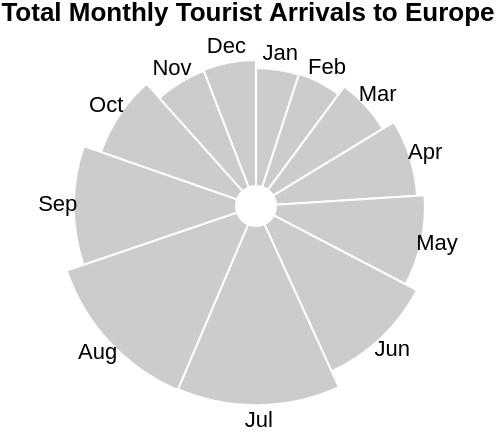

Vega-Lite specification stored for this chart:
### Vega specification from a JSON file in a GitHub repository (floating-point values rounded to 4 significant figures)
{"$schema": "https://vega.github.io/schema/vega/v5.json", "description": "A basic radial plot that encodes two values as the angle and radius of an arc.", "title": "Total Monthly Tourist Arrivals to Europe", "data": [{"name": "table", "values": [{"category": "Jan", "value": 36995000}, {"category": "Feb", "value": 37692000}, {"category": "Mar", "value": 45518000}, {"category": "Apr", "value": 56725000}, {"category": "May", "value": 64043000}, {"category": "Jun", "value": 77462000}, {"category": "Jul", "value": 97635000}, {"category": "Aug", "value": 98575000}, {"category": "Sep", "value": 77905000}, {"category": "Oct", "value": 59350000}, {"category": "Nov", "value": 42445000}, {"category": "Dec", "value": 43222000}], "transform": [{"type": "pie", "field": "value"}]}], "scales": [{"name": "r", "type": "sqrt", "domain": {"data": "table", "field": "value"}, "zero": true, "range": [20, 100]}], "marks": [{"type": "arc", "tooltip": true, "from": {"data": "table"}, "encode": {"enter": {"x": {"field": {"group": "width"}, "mult": 0.5}, "y": {"field": {"group": "height"}, "mult": 0.5}, "startAngle": {"field": "startAngle"}, "endAngle": {"field": "endAngle"}, "innerRadius": {"value": 10}, "outerRadius": {"scale": "r", "field": "value"}, "stroke": {"value": "#fff"}}, "update": {"fill": {"value": "#ccc"}}, "hover": {"fill": {"value": "pink"}}}}, {"type": "text", "from": {"data": "table"}, "encode": {"enter": {"x": {"field": {"group": "width"}, "mult": 0.5}, "y": {"field": {"group": "height"}, "mult": 0.5}, "radius": {"scale": "r", "field": "value", "offset": 8}, "theta": {"signal": "(datum.startAngle + datum.endAngle)/2"}, "fill": {"value": "#000"}, "align": {"value": "center"}, "baseline": {"value": "middle"}, "text": {"field": "category"}}}}]}
